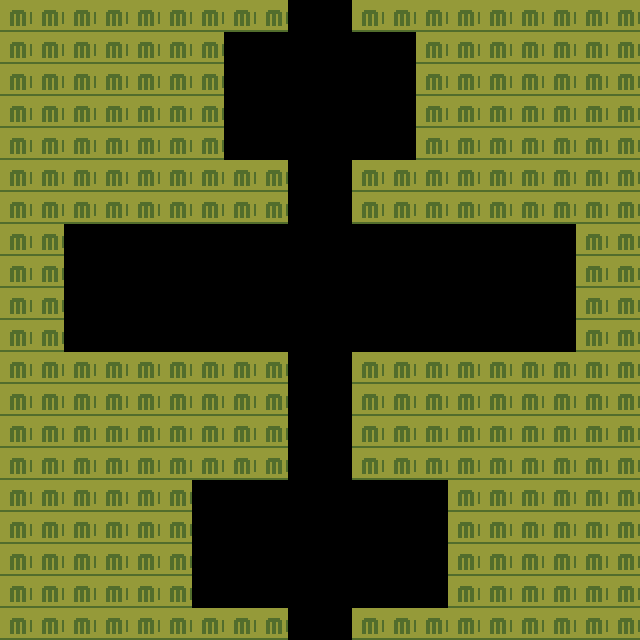

This game map was drawn from its Tiled (.tmx) file and the tilesets committed beside it. A one-line description and the full map source follow:
An orthogonal 20x20 tile map with 32x32 px tiles, 5 tile layers (ground, ground2, objects, objects_upper, ...), 5 tilesets and 4 objects (2x map_transition, resonance_stone, enemy_zone).

<map version="1.10" tiledversion="1.11.2" orientation="orthogonal" renderorder="right-down" width="20" height="20" tilewidth="32" tileheight="32" infinite="0" nextlayerid="7" nextobjectid="100">
 <properties>
  <property name="category" value="dungeon" />
  <property name="mapName" value="Memory Cellar" />
  <property name="vibrancy" type="int" value="25" />
 </properties>
 <tileset firstgid="1" source="backterria-overworld.tsx" />
 <tileset firstgid="465" source="backterria-natural.tsx" />
 <tileset firstgid="1037" source="backterria-natural-props.tsx" />
 <tileset firstgid="1709" source="backterria-plants.tsx" />
 <tileset firstgid="2469" source="backterria-interiors.tsx" />
 <layer id="1" name="ground" width="20" height="20">
  <data encoding="csv">
2869,2869,2869,2869,2869,2869,2869,2869,2869,2469,2469,2869,2869,2869,2869,2869,2869,2869,2869,2869,
2869,2869,2869,2869,2869,2869,2869,2469,2469,2469,2469,2469,2469,2869,2869,2869,2869,2869,2869,2869,
2869,2869,2869,2869,2869,2869,2869,2469,2469,2470,2470,2469,2469,2869,2869,2869,2869,2869,2869,2869,
2869,2869,2869,2869,2869,2869,2869,2469,2469,2469,2469,2469,2469,2869,2869,2869,2869,2869,2869,2869,
2869,2869,2869,2869,2869,2869,2869,2469,2469,2469,2469,2469,2469,2869,2869,2869,2869,2869,2869,2869,
2869,2869,2869,2869,2869,2869,2869,2869,2869,2469,2469,2869,2869,2869,2869,2869,2869,2869,2869,2869,
2869,2869,2869,2869,2869,2869,2869,2869,2869,2469,2469,2869,2869,2869,2869,2869,2869,2869,2869,2869,
2869,2869,2469,2469,2469,2469,2469,2469,2469,2469,2469,2469,2469,2469,2469,2469,2469,2469,2869,2869,
2869,2869,2469,2469,2470,2470,2469,2469,2469,2469,2469,2469,2469,2469,2470,2470,2469,2469,2869,2869,
2869,2869,2469,2469,2469,2469,2469,2469,2469,2469,2469,2469,2469,2469,2469,2469,2469,2469,2869,2869,
2869,2869,2469,2469,2469,2469,2469,2469,2469,2469,2469,2469,2469,2469,2469,2469,2469,2469,2869,2869,
2869,2869,2869,2869,2869,2869,2869,2869,2869,2469,2469,2869,2869,2869,2869,2869,2869,2869,2869,2869,
2869,2869,2869,2869,2869,2869,2869,2869,2869,2469,2469,2869,2869,2869,2869,2869,2869,2869,2869,2869,
2869,2869,2869,2869,2869,2869,2869,2869,2869,2469,2469,2869,2869,2869,2869,2869,2869,2869,2869,2869,
2869,2869,2869,2869,2869,2869,2869,2869,2869,2469,2469,2869,2869,2869,2869,2869,2869,2869,2869,2869,
2869,2869,2869,2869,2869,2869,2469,2469,2469,2469,2469,2469,2469,2469,2869,2869,2869,2869,2869,2869,
2869,2869,2869,2869,2869,2869,2469,2469,2469,2469,2469,2469,2469,2469,2869,2869,2869,2869,2869,2869,
2869,2869,2869,2869,2869,2869,2469,2469,2469,2470,2470,2469,2469,2469,2869,2869,2869,2869,2869,2869,
2869,2869,2869,2869,2869,2869,2469,2469,2469,2469,2469,2469,2469,2469,2869,2869,2869,2869,2869,2869,
2869,2869,2869,2869,2869,2869,2869,2869,2869,2469,2469,2869,2869,2869,2869,2869,2869,2869,2869,2869
  </data>
 </layer>
 <layer id="2" name="ground2" width="20" height="20">
  <data encoding="csv">
0,0,0,0,0,0,0,0,0,0,0,0,0,0,0,0,0,0,0,0,
0,0,0,0,0,0,0,0,0,0,0,0,0,0,0,0,0,0,0,0,
0,0,0,0,0,0,0,0,0,0,0,0,0,0,0,0,0,0,0,0,
0,0,0,0,0,0,0,0,0,0,0,0,0,0,0,0,0,0,0,0,
0,0,0,0,0,0,0,0,0,0,0,0,0,0,0,0,0,0,0,0,
0,0,0,0,0,0,0,0,0,0,0,0,0,0,0,0,0,0,0,0,
0,0,0,0,0,0,0,0,0,0,0,0,0,0,0,0,0,0,0,0,
0,0,0,0,0,0,0,0,0,0,0,0,0,0,0,0,0,0,0,0,
0,0,0,0,0,0,0,0,0,0,0,0,0,0,0,0,0,0,0,0,
0,0,0,0,0,0,0,0,0,0,0,0,0,0,0,0,0,0,0,0,
0,0,0,0,0,0,0,0,0,0,0,0,0,0,0,0,0,0,0,0,
0,0,0,0,0,0,0,0,0,0,0,0,0,0,0,0,0,0,0,0,
0,0,0,0,0,0,0,0,0,0,0,0,0,0,0,0,0,0,0,0,
0,0,0,0,0,0,0,0,0,0,0,0,0,0,0,0,0,0,0,0,
0,0,0,0,0,0,0,0,0,0,0,0,0,0,0,0,0,0,0,0,
0,0,0,0,0,0,0,0,0,0,0,0,0,0,0,0,0,0,0,0,
0,0,0,0,0,0,0,0,0,0,0,0,0,0,0,0,0,0,0,0,
0,0,0,0,0,0,0,0,0,0,0,0,0,0,0,0,0,0,0,0,
0,0,0,0,0,0,0,0,0,0,0,0,0,0,0,0,0,0,0,0,
0,0,0,0,0,0,0,0,0,0,0,0,0,0,0,0,0,0,0,0
  </data>
 </layer>
 <layer id="3" name="objects" width="20" height="20">
  <data encoding="csv">
0,0,0,0,0,0,0,0,0,0,0,0,0,0,0,0,0,0,0,0,
0,0,0,0,0,0,0,0,0,0,0,0,0,0,0,0,0,0,0,0,
0,0,0,0,0,0,0,0,0,0,0,0,0,0,0,0,0,0,0,0,
0,0,0,0,0,0,0,0,0,0,0,0,0,0,0,0,0,0,0,0,
0,0,0,0,0,0,0,0,0,0,0,0,0,0,0,0,0,0,0,0,
0,0,0,0,0,0,0,0,0,0,0,0,0,0,0,0,0,0,0,0,
0,0,0,0,0,0,0,0,0,0,0,0,0,0,0,0,0,0,0,0,
0,0,0,0,0,0,0,0,0,0,0,0,0,0,0,0,0,0,0,0,
0,0,0,0,0,0,0,0,0,0,0,0,0,0,0,0,0,0,0,0,
0,0,0,0,0,0,0,0,0,0,0,0,0,0,0,0,0,0,0,0,
0,0,0,0,0,0,0,0,0,0,0,0,0,0,0,0,0,0,0,0,
0,0,0,0,0,0,0,0,0,0,0,0,0,0,0,0,0,0,0,0,
0,0,0,0,0,0,0,0,0,0,0,0,0,0,0,0,0,0,0,0,
0,0,0,0,0,0,0,0,0,0,0,0,0,0,0,0,0,0,0,0,
0,0,0,0,0,0,0,0,0,0,0,0,0,0,0,0,0,0,0,0,
0,0,0,0,0,0,0,0,0,0,0,0,0,0,0,0,0,0,0,0,
0,0,0,0,0,0,0,0,0,0,0,0,0,0,0,0,0,0,0,0,
0,0,0,0,0,0,0,0,0,0,0,0,0,0,0,0,0,0,0,0,
0,0,0,0,0,0,0,0,0,0,0,0,0,0,0,0,0,0,0,0,
0,0,0,0,0,0,0,0,0,0,0,0,0,0,0,0,0,0,0,0
  </data>
 </layer>
 <layer id="4" name="objects_upper" width="20" height="20">
  <data encoding="csv">
0,0,0,0,0,0,0,0,0,0,0,0,0,0,0,0,0,0,0,0,
0,0,0,0,0,0,0,0,0,0,0,0,0,0,0,0,0,0,0,0,
0,0,0,0,0,0,0,0,0,0,0,0,0,0,0,0,0,0,0,0,
0,0,0,0,0,0,0,0,0,0,0,0,0,0,0,0,0,0,0,0,
0,0,0,0,0,0,0,0,0,0,0,0,0,0,0,0,0,0,0,0,
0,0,0,0,0,0,0,0,0,0,0,0,0,0,0,0,0,0,0,0,
0,0,0,0,0,0,0,0,0,0,0,0,0,0,0,0,0,0,0,0,
0,0,0,0,0,0,0,0,0,0,0,0,0,0,0,0,0,0,0,0,
0,0,0,0,0,0,0,0,0,0,0,0,0,0,0,0,0,0,0,0,
0,0,0,0,0,0,0,0,0,0,0,0,0,0,0,0,0,0,0,0,
0,0,0,0,0,0,0,0,0,0,0,0,0,0,0,0,0,0,0,0,
0,0,0,0,0,0,0,0,0,0,0,0,0,0,0,0,0,0,0,0,
0,0,0,0,0,0,0,0,0,0,0,0,0,0,0,0,0,0,0,0,
0,0,0,0,0,0,0,0,0,0,0,0,0,0,0,0,0,0,0,0,
0,0,0,0,0,0,0,0,0,0,0,0,0,0,0,0,0,0,0,0,
0,0,0,0,0,0,0,0,0,0,0,0,0,0,0,0,0,0,0,0,
0,0,0,0,0,0,0,0,0,0,0,0,0,0,0,0,0,0,0,0,
0,0,0,0,0,0,0,0,0,0,0,0,0,0,0,0,0,0,0,0,
0,0,0,0,0,0,0,0,0,0,0,0,0,0,0,0,0,0,0,0,
0,0,0,0,0,0,0,0,0,0,0,0,0,0,0,0,0,0,0,0
  </data>
 </layer>
 <layer id="5" name="collision" width="20" height="20">
  <data encoding="csv">
1,1,1,1,1,1,1,1,1,0,0,1,1,1,1,1,1,1,1,1,
1,1,1,1,1,1,1,0,0,0,0,0,0,1,1,1,1,1,1,1,
1,1,1,1,1,1,1,0,0,0,0,0,0,1,1,1,1,1,1,1,
1,1,1,1,1,1,1,0,0,0,0,0,0,1,1,1,1,1,1,1,
1,1,1,1,1,1,1,0,0,0,0,0,0,1,1,1,1,1,1,1,
1,1,1,1,1,1,1,1,1,0,0,1,1,1,1,1,1,1,1,1,
1,1,1,1,1,1,1,1,1,0,0,1,1,1,1,1,1,1,1,1,
1,1,0,0,0,0,0,0,0,0,0,0,0,0,0,0,0,0,1,1,
1,1,0,0,0,0,0,0,0,0,0,0,0,0,0,0,0,0,1,1,
1,1,0,0,0,0,0,0,0,0,0,0,0,0,0,0,0,0,1,1,
1,1,0,0,0,0,0,0,0,0,0,0,0,0,0,0,0,0,1,1,
1,1,1,1,1,1,1,1,1,0,0,1,1,1,1,1,1,1,1,1,
1,1,1,1,1,1,1,1,1,0,0,1,1,1,1,1,1,1,1,1,
1,1,1,1,1,1,1,1,1,0,0,1,1,1,1,1,1,1,1,1,
1,1,1,1,1,1,1,1,1,0,0,1,1,1,1,1,1,1,1,1,
1,1,1,1,1,1,0,0,0,0,0,0,0,0,1,1,1,1,1,1,
1,1,1,1,1,1,0,0,0,0,0,0,0,0,1,1,1,1,1,1,
1,1,1,1,1,1,0,0,0,0,0,0,0,0,1,1,1,1,1,1,
1,1,1,1,1,1,0,0,0,0,0,0,0,0,1,1,1,1,1,1,
1,1,1,1,1,1,1,1,1,0,0,1,1,1,1,1,1,1,1,1
  </data>
 </layer>
 <objectgroup id="6" name="events">
  <object id="1" name="EV-D1-Up" type="map_transition" x="288" y="0" width="64" height="32">
   <properties>
    <property name="targetMap" value="everwick" />
    <property name="targetX" type="int" value="8" />
    <property name="targetY" type="int" value="17" />
    <property name="trigger" value="touch" />
   </properties>
  </object>
  <object id="2" name="EV-D1-Down" type="map_transition" x="288" y="608" width="64" height="32">
   <properties>
    <property name="targetMap" value="depths-l2" />
    <property name="targetX" type="int" value="9" />
    <property name="targetY" type="int" value="0" />
    <property name="trigger" value="touch" />
   </properties>
  </object>
  <object id="3" name="RS-D1-01" type="resonance_stone" x="320" y="288" width="32" height="32">
   <properties>
    <property name="fragments" value="calm/earth/2" />
    <property name="id" value="RS-D1-01" />
   </properties>
  </object>
  <object id="4" name="Dungeon Zone" type="enemy_zone" x="32" y="32" width="576" height="576">
   <properties>
    <property name="enemies" value="E-DP-01" />
    <property name="encounterRate" value="standard" />
    <property name="levelRange" value="6-8" />
   </properties>
  </object>
 </objectgroup>
</map>